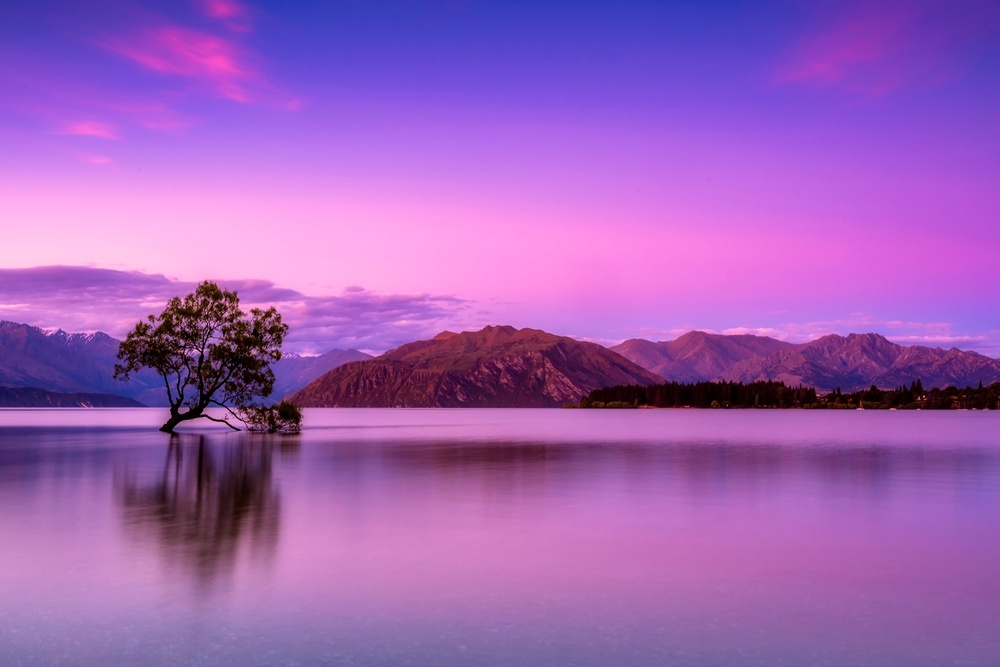
#> input picture homework/lesson2/data/test.jpg, 1000 x 667 px, shrunk from 1999 x 1333 before the run, given in place of test.png, which was not available
$ jupyter execute Homework.ipynb   (text cells are left out)
#> lines starting #> are read from the running program, lines starting #| are printed output that depends on the picture; pictures that were not available may be replaced by others from this repository, and a replacement may not be noted
[cell 1]
import cv2
import numpy as np
import urllib.request
from matplotlib import pyplot as plt
plt.rcParams['figure.figsize'] = [15, 10]

[cell 2]
# Load an image (you can freely chose any image you like)

urllib.request.urlretrieve("http://getapp.com.ua/img/top_view/server_panel_cams_web.png", "test.png");
#> (this line was passed over: the network is not available in this run)
img = cv2.imread('test.png')
#> img is the input picture: shape (667, 1000, 3); mean B, G, R 183.1, 96.6, 158.2

# Convert it to RGB
img = cv2.cvtColor(img, cv2.COLOR_BGR2RGB)
# Plot it
plt.imshow(img)

[cell 3]
# Split the image into the three colour channels
red, green, blue = cv2.split(img)
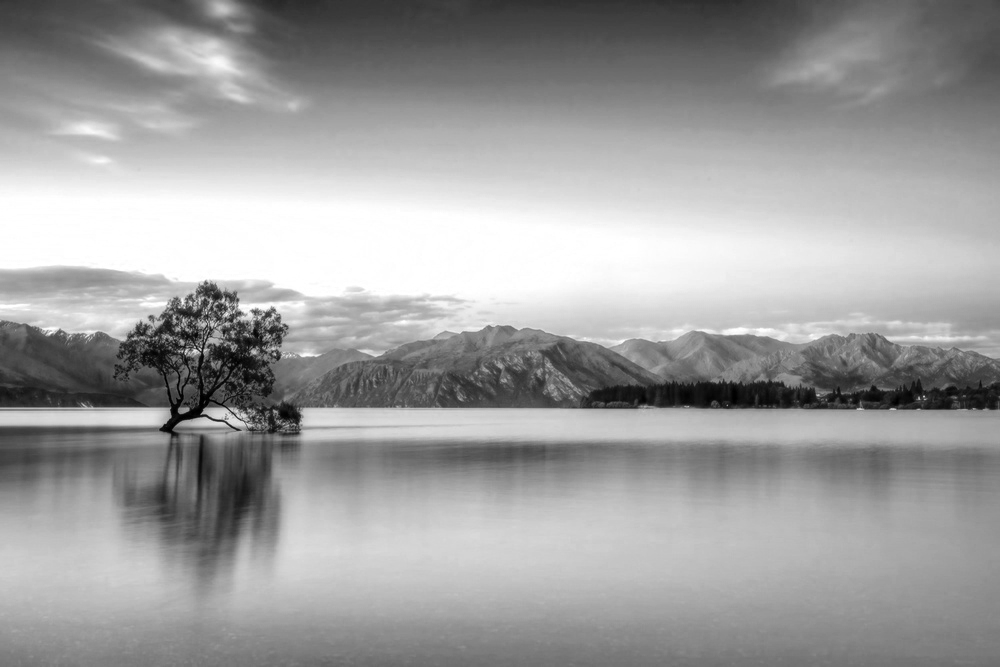
#> red: shape (667, 1000); min 0, max 255, mean 158.2
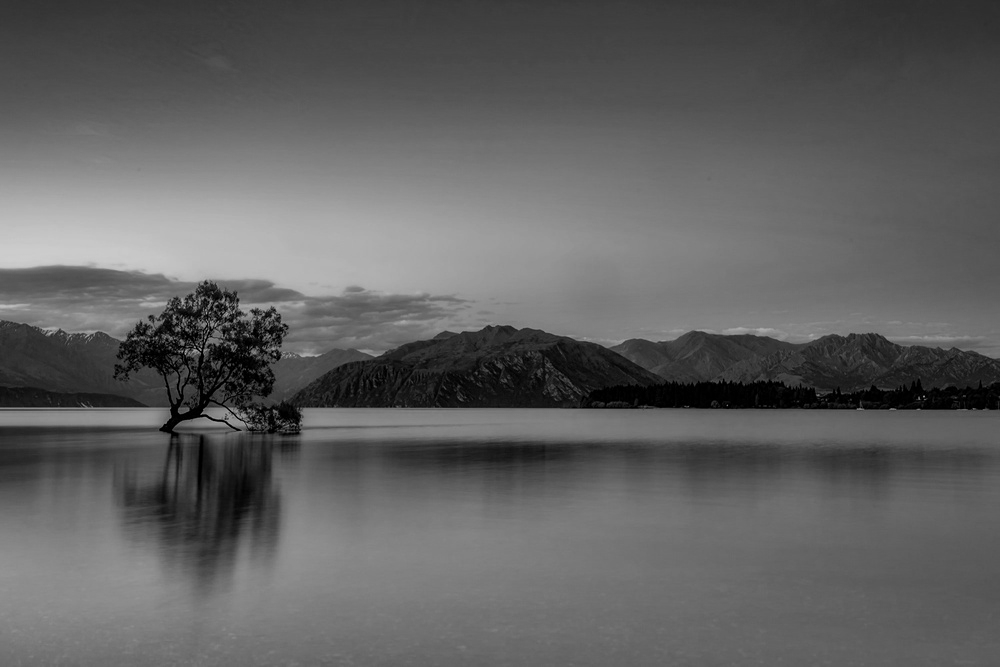
#> green: shape (667, 1000); min 0, max 206, mean 96.6
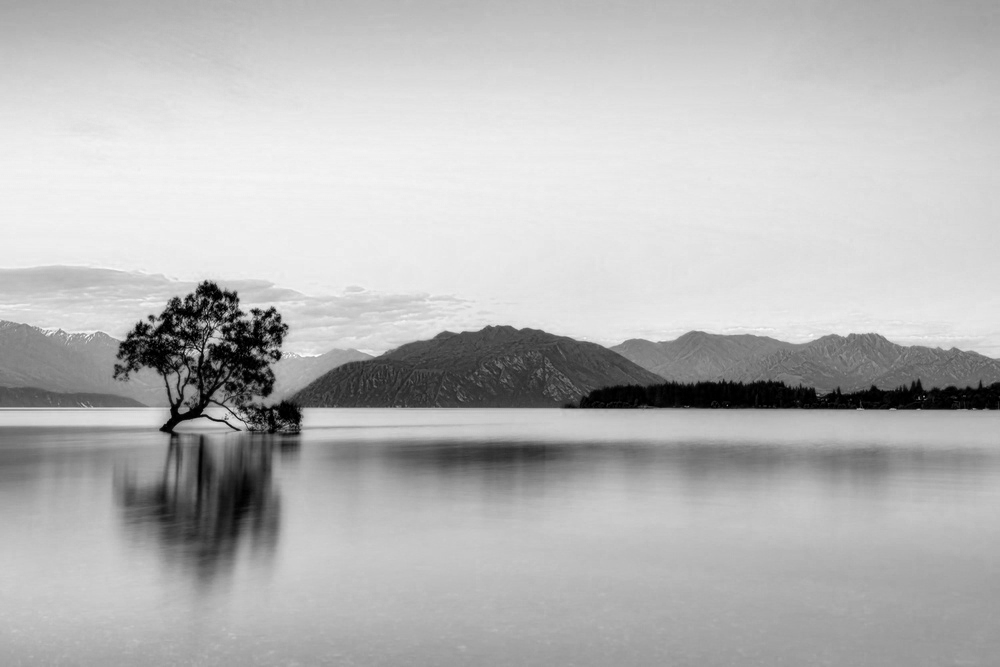
#> blue: shape (667, 1000); min 0, max 255, mean 183.1

# Compose the image in the RGB colour space
img1 = cv2.merge([red, green, blue])

# Compose the image in the RBG colour space
img2 = cv2.merge([red, blue, green])
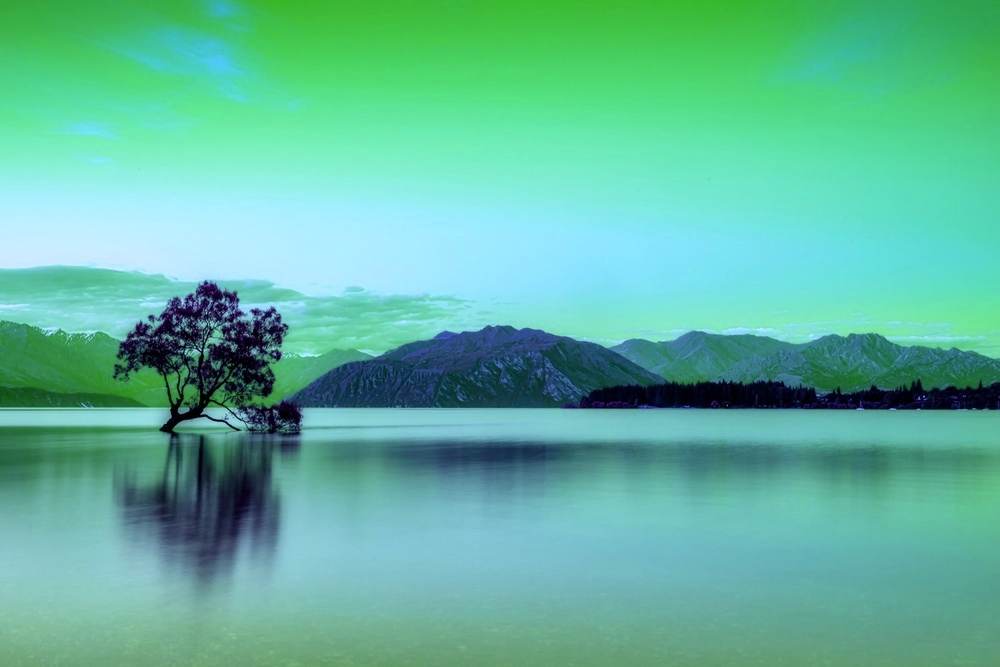
#> img2: shape (667, 1000, 3); mean of channels 0, 1, 2 158.2, 183.1, 96.6; drawn as B, G, R

# Compose the image in the GRB colour space
img3 = cv2.merge([green, red, blue])
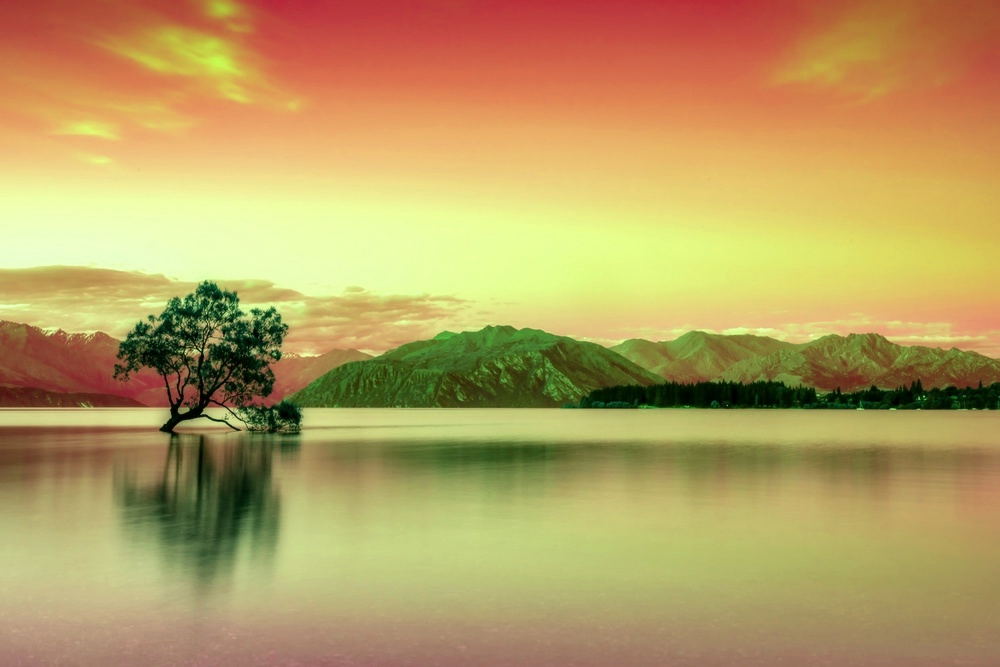
#> img3: shape (667, 1000, 3); mean of channels 0, 1, 2 96.6, 158.2, 183.1; drawn as B, G, R

# Compose the image in the BGR colour space
img4 = cv2.merge([blue, green, red])

# Create the collage
out1 = np.hstack([img1, img2])
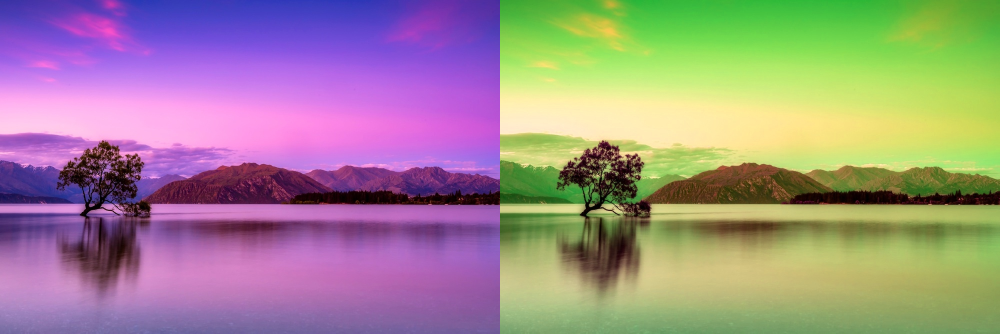
#> out1: shape (667, 2000, 3) (shown at 1/2 size); mean R, G, B 158.2, 139.8, 139.8
out2 = np.hstack([img3, img4])
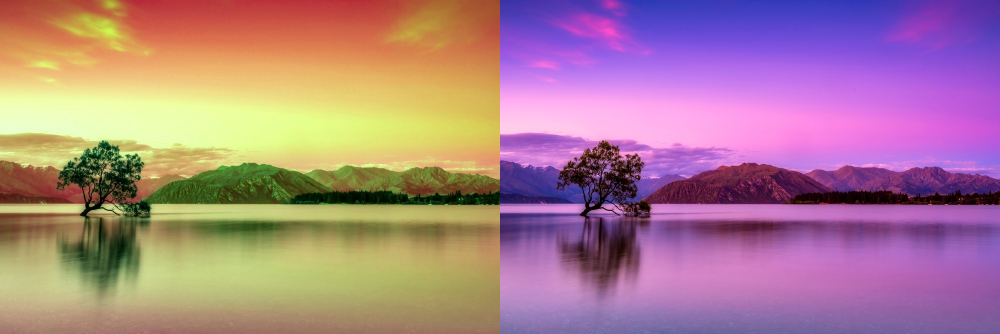
#> out2: shape (667, 2000, 3) (shown at 1/2 size); mean of channels 0, 1, 2 139.8, 127.4, 170.6; drawn as B, G, R
out = np.vstack([out1, out2])
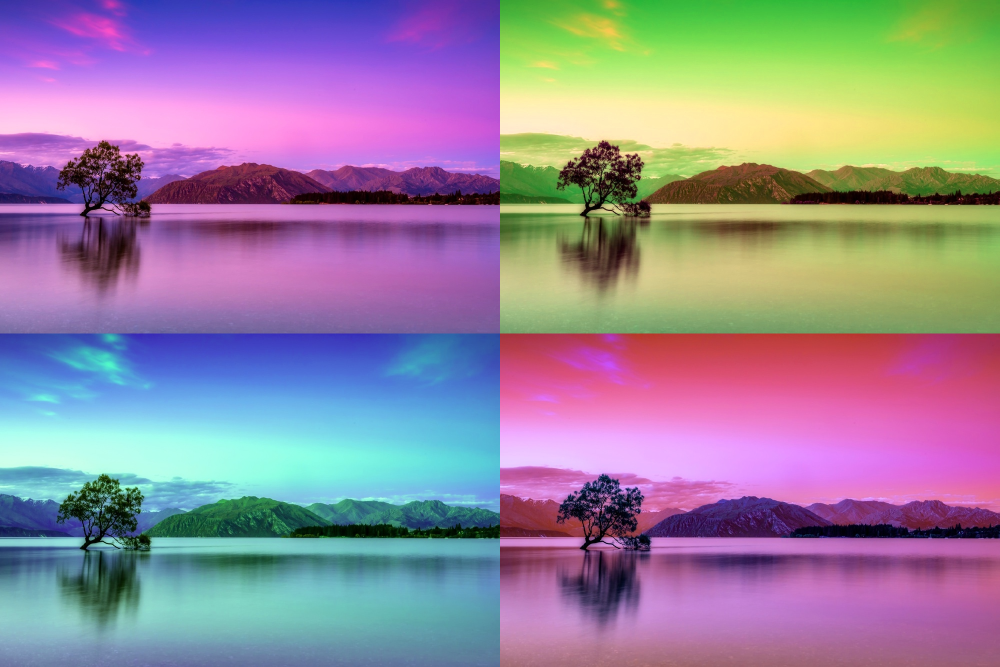
#> out: shape (1334, 2000, 3) (shown at 1/2 size); mean R, G, B 149, 133.6, 155.2

# Plot the collage
plt.imshow(out)
plt.axis(False)

$ run again, with homework/lesson2/data/test2.jpg copied over homework/lesson2/data/test.jpg
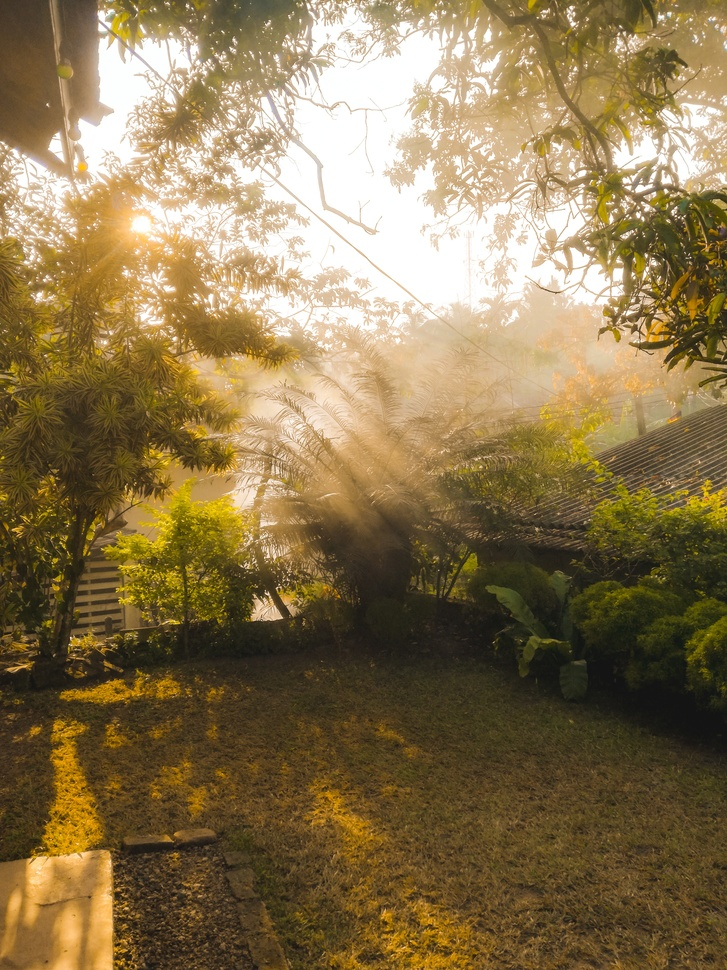
#> input picture homework/lesson2/data/test2.jpg, 727 x 970 px, shrunk from 3120 x 4160 before the run, given in place of test.png, which was not available
#> img is the input picture: shape (970, 727, 3); mean B, G, R 79.8, 117.7, 137.8
#> `out2 = np.hstack([img3, img4])`:
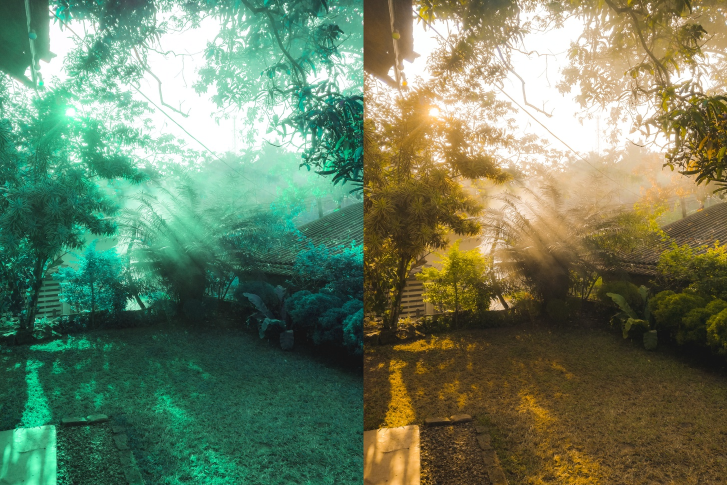
#> out2: shape (970, 1454, 3) (shown at 1/2 size); mean of channels 0, 1, 2 98.8, 127.8, 108.8; drawn as B, G, R
#> `out = np.vstack([out1, out2])`:
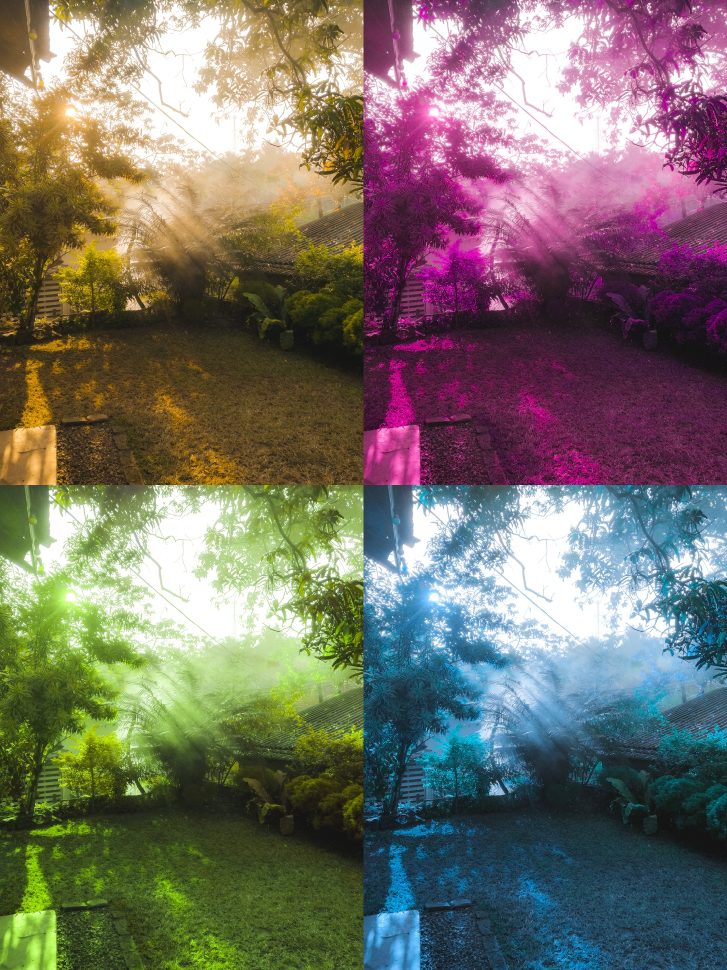
#> out: shape (1940, 1454, 3) (shown at 1/2 size); mean R, G, B 118.3, 113.3, 103.8

$ run again, with homework/lesson4/data/dashcam.jpg copied over homework/lesson2/data/test.jpg
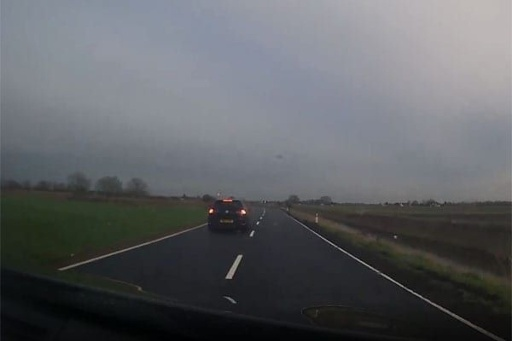
#> input picture homework/lesson4/data/dashcam.jpg, 512 x 341 px, given in place of test.png, which was not available
#> img is the input picture: shape (341, 512, 3); mean B, G, R 100, 96.3, 93.9
#> `out2 = np.hstack([img3, img4])`:
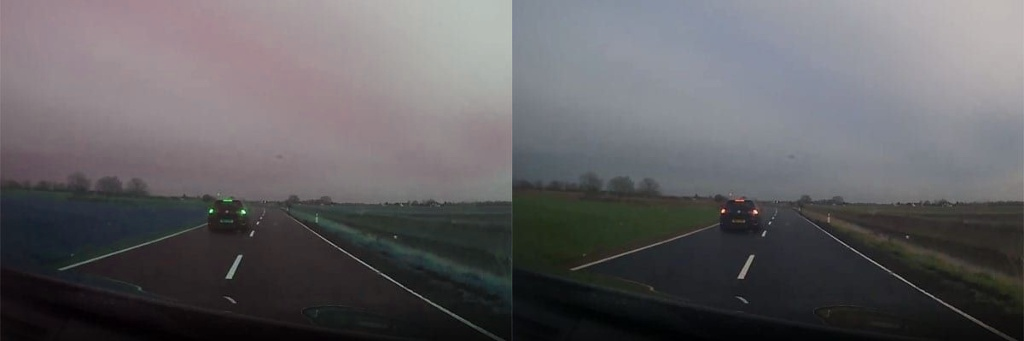
#> out2: shape (341, 1024, 3); mean of channels 0, 1, 2 98.1, 95.1, 96.9; drawn as B, G, R
#> `out = np.vstack([out1, out2])`:
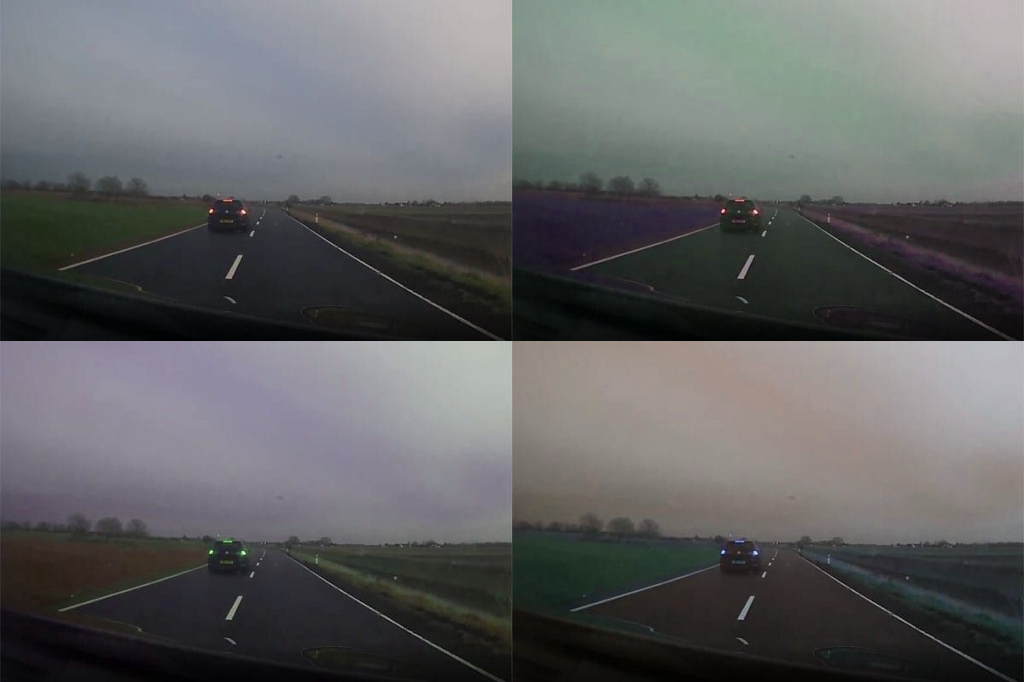
#> out: shape (682, 1024, 3); mean R, G, B 96, 96.6, 97.5
